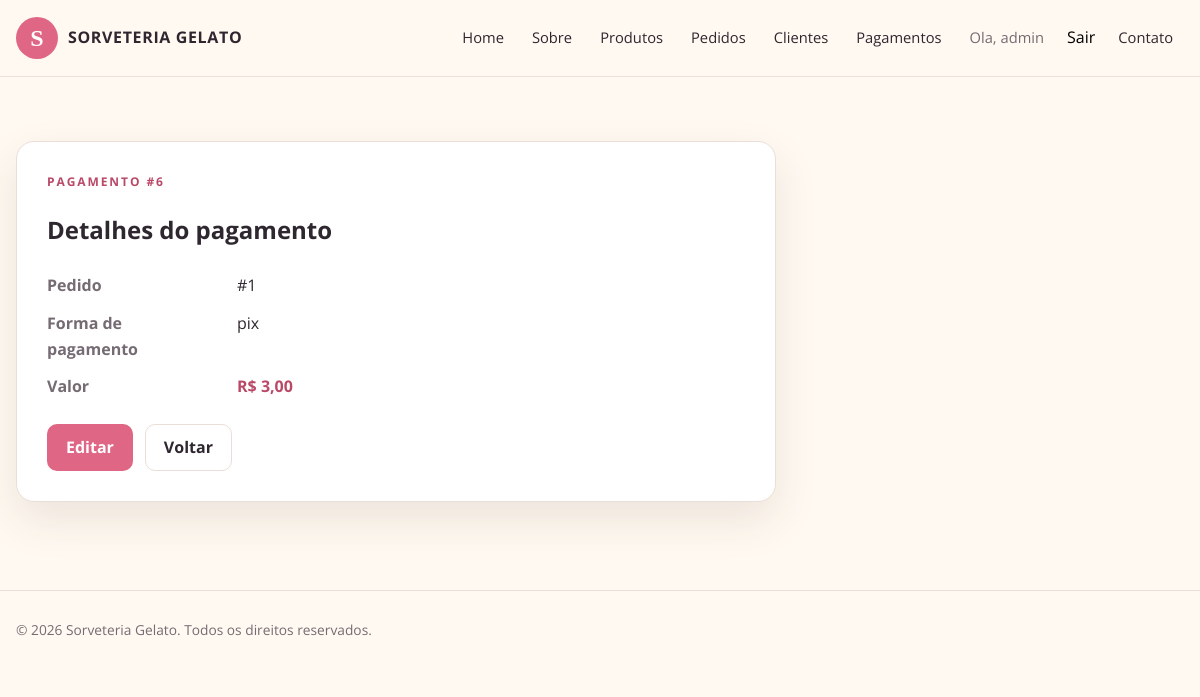
Screenshot of /pagamentos/6/ (signed in) with the database file from the repository.
### pagamentos/models.py (models this page shows, shortened)
class Pagamento(models.Model):
    pedido = models.ForeignKey('pedidos.Pedidos', on_delete=models.CASCADE, related_name='pagamentos')
    forma_pagamento = models.CharField(max_length=50)
    valor_total = models.DecimalField(max_digits=10, decimal_places=2)

### pedidos/models.py (models this page shows, shortened)
class Pedidos(models.Model):
    fk_pessoa = models.ForeignKey(
        'pessoa.Pessoa',
        on_delete=models.CASCADE,
        related_name='pedidos'
    )
    status = models.CharField(max_length=50)
    data_pedido = models.DateField()

### pagamentos/views.py (the view)
# urls.py: path('<int:pk>/', views.detalhe_pagamento, name='detalhe_pagamento'),
@login_required
@permission_required('pagamentos.view_pagamento', raise_exception=True)
def detalhe_pagamento(request, pk):
    pagamento = get_object_or_404(Pagamento, pk=pk)
    return render(request, 'pagamentos/detalhe_pagamento.html', {
        'pagamento': pagamento
    })

### templates/pagamentos/detalhe_pagamento.html (shortened to what this page needs)
{% extends 'base.html' %}
{% block content %}<main class="page-shell"><div class="container"><section class="detail-card"><span class="section-kicker">Pagamento #{{ pagamento.pk }}</span><h1>Detalhes do pagamento</h1><dl class="detail-list"><dt>Pedido</dt><dd>#{{ pagamento.pedido.id }}</dd><dt>Forma de pagamento</dt><dd>{{ pagamento.forma_pagamento }}</dd><dt>Valor</dt><dd class="price">R$ {{ pagamento.valor_total }}</dd></dl><div class="form-actions"><a href="{% url 'editar_pagamento' pagamento.pk %}" class="btn-app">Editar</a><a href="{% url 'lista_pagamentos' %}" class="btn-app-secondary">Voltar</a></div></section></div></main>{% endblock %}

### templates/base.html (shortened to what this page needs)
{% load static %}
<!DOCTYPE html>
<html lang="pt-br">
<head>
    <link rel="stylesheet" href="{% static 'css/app.css' %}">
</head>
<body class="site-body">
    <header class="site-header">
        <div class="container site-nav">
            <a class="brand" href="{% url 'home' %}">
                <span class="brand-mark">S</span>
                <span class="brand-name">SORVETERIA GELATO</span>
            </a>
            <nav id="site-navigation" class="nav-links" aria-label="Navegacao principal">
                <a href="{% url 'home' %}">Home</a>
                <a href="{% url 'about' %}">Sobre</a>
                <a href="{% url 'lista_produtos' %}">Produtos</a>
                {% if user.is_authenticated %}
                    {% if perms.pedidos.change_pedidos %}
                        <a href="{% url 'lista_pedidos' %}">Pedidos</a>
                    {% else %}
                        <a href="{% url 'criar_pedido' %}">Pedidos</a>
                    {% endif %}
                    {% if perms.pessoa.view_pessoa %}<a href="{% url 'lista_pessoas' %}">Clientes</a>{% endif %}
                    {% if perms.pagamentos.view_pagamento %}<a href="{% url 'lista_pagamentos' %}">Pagamentos</a>{% endif %}
                    <span class="nav-user">Ola, {{ user.username }}</span>
                    <form method="post" action="{% url 'logout' %}">
                        <button type="submit" class="nav-logout">Sair</button>
                    </form>
                {% else %}
                    <a href="{% url 'login' %}">Entrar</a>
                {% endif %}
                <a href="{% url 'contact' %}">Contato</a>
            </nav>
        </div>
    </header>
    {% block content %}
    {% endblock %}
    <footer class="site-footer">
        <div class="container">
            <p>© {% now "Y" %} Sorveteria Gelato. Todos os direitos reservados.</p>
        </div>
    </footer>
</body>
</html>

### static/css/app.css (style rules this page uses)
:root { --ink: #2f2730; --muted: #756b73; --cream: #fff9f1; --paper: #ffffff; --rose: #df6684; --rose-dark: #b94967; --peach: #f7c6a4; --mint: #d9efe5; --line: #eadfd8; --shadow: 0 18px 45px rgba(77, 45, 39, 0.1); --radius: 18px; --max-width: 1180px; }
*, *::before, *::after { box-sizing: border-box; }
html { min-width: 320px; scroll-behavior: smooth; }
body.site-body { margin: 0; color: var(--ink); background: var(--cream); font-family: "Open Sans", "Segoe UI", sans-serif; line-height: 1.6; }
a { color: var(--rose-dark); text-decoration: none; }
button, input, textarea, select { font: inherit; }
.container { width: min(100% - 32px, var(--max-width)); margin-inline: auto; }
.site-header { position: sticky; top: 0; z-index: 20; background: rgba(255, 249, 241, 0.94); border-bottom: 1px solid rgba(234, 223, 216, 0.9); backdrop-filter: blur(14px); }
.site-nav { min-height: 76px; display: flex; align-items: center; justify-content: space-between; gap: 24px; }
.brand { display: inline-flex; align-items: center; gap: 10px; color: var(--ink); font-weight: 700; }
.brand-mark { display: grid; place-items: center; width: 42px; height: 42px; border-radius: 50%; background: var(--rose); color: #fff; font-family: Georgia, serif; font-size: 24px; }
.brand-name { letter-spacing: .04em; }
.nav-links { display: flex; align-items: center; justify-content: flex-end; gap: 6px; list-style: none; margin: 0; padding: 0; }
.nav-links a, .nav-links .nav-user { display: inline-flex; align-items: center; min-height: 40px; padding: 7px 11px; border-radius: 9px; color: var(--ink); font-size: .92rem; }
.nav-links .nav-user { color: var(--muted); }
.nav-links form { margin: 0; }
.nav-links .nav-logout { border: 0; background: transparent; cursor: pointer; }
.page-shell { padding: 64px 0 88px; }
.eyebrow, .section-kicker { display: block; margin: 0 0 12px; color: var(--rose-dark); font-size: .75rem; font-weight: 700; letter-spacing: .16em; text-transform: uppercase; }
.hero-actions, .toolbar, .form-actions { display: flex; flex-wrap: wrap; align-items: center; gap: 12px; }
.btn-app, .btn-app-secondary { display: inline-flex; align-items: center; justify-content: center; min-height: 44px; padding: 10px 18px; border: 1px solid transparent; border-radius: 10px; font-weight: 700; cursor: pointer; }
.btn-app { background: var(--rose); color: #fff; }
.btn-app-secondary { background: #fff; border-color: var(--line); color: var(--ink); }
.feature-card, .service-card, .content-card, .table-card, .form-card, .detail-card { background: var(--paper); border: 1px solid var(--line); border-radius: var(--radius); box-shadow: var(--shadow); }
.price { color: var(--rose-dark); font-weight: 700; white-space: nowrap; }
.detail-card { max-width: 760px; padding: 30px; }
.detail-list { display: grid; grid-template-columns: 170px 1fr; gap: 12px 20px; margin: 24px 0; }
.detail-list dt { color: var(--muted); font-weight: 700; }
.detail-list dd { margin: 0; }
.site-footer { padding: 28px 0; border-top: 1px solid var(--line); color: var(--muted); font-size: .86rem; }
.site-footer p { margin: 0; }

### rows the page displays
Pagamento: pk "6", pedido.id "1", forma_pagamento "pix", valor_total "3,00"

### other values shown
{{ user.username }} "admin"
